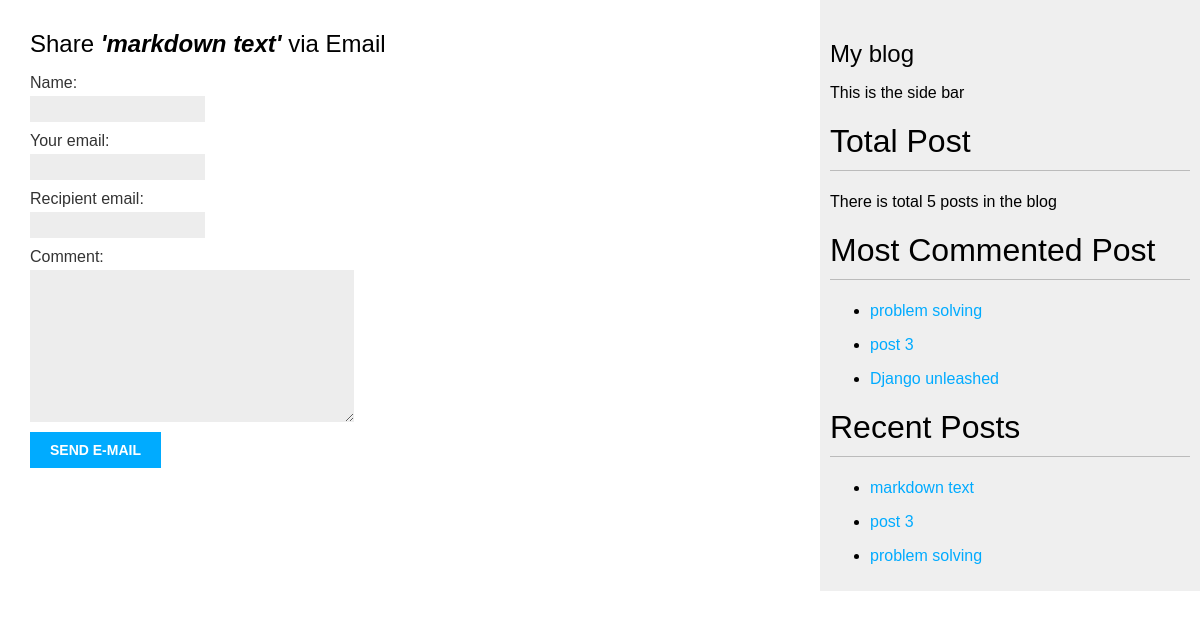
Page /7/share/ on the committed database.
### blog/models.py (models this page shows, shortened)
class Post(models.Model):
    STATUS_CHOICES = (
        ('draft', 'Draft'),
        ('published', 'Published')
    )
    title = models.CharField(max_length=250)
    slug = models.SlugField(max_length=250,
                            unique_for_date='publish')
    author = models.ForeignKey(User, on_delete=models.CASCADE,
                               related_name='blog_post')
    body = models.TextField()
    publish = models.DateTimeField(default=timezone.now)
    created = models.DateTimeField(auto_now_add=True)
    updated = models.DateTimeField(auto_now=True)
    status = models.CharField(max_length=10,
                              choices=STATUS_CHOICES,
                              default='draft')
    class Meta:
        ordering = ('-publish',)
    objects = models.Manager()  # default manager
    published = PublishedManager()
    tags = TaggableManager()
    def get_absolute_url(self):
        return reverse('blog:post_detail',
                       args=[self.publish.year,
                             self.publish.month,
                             self.publish.day,
                             self.slug])

### blog/views.py (the view, shortened to what this page needs)
# urls.py: path('<int:post_id>/share/', views.share, name='share_post')
def share(request, post_id):
    print(credentials.USER)
    post = get_object_or_404(Post, id=post_id, status='published')
    sent = False
    if request.method == 'GET':
        form = emailForm()
    return render(request, 'blog/post/share_email.html', {'form': form, 'post': post, 'sent': sent})

### blog/forms.py
class emailForm(forms.Form):
    name = forms.CharField(max_length=20)
    your_email = forms.EmailField()
    recipient_email = forms.EmailField()
    comment = forms.CharField(required=False, widget=forms.Textarea)

### blog/models.py (called while the page is built)
    def get_queryset(self):
        return super(PublishedManager, self).get_queryset().filter(status='published')

### blog/templatetags/blog_tags.py (called while the page is built)
@register.simple_tag
def count_posts():
    total_posts = Post.published.count()
    return total_posts

@register.simple_tag
def most_commented_posts(count=5):
    return Post.published.annotate(most_commented=Count('comment')).order_by('-most_commented')[:count]

@register.inclusion_tag('blog/post/recent_posts.html')  # a template
def recent_posts(count=5):
    recent_posts = Post.published.all().order_by('-updated')[:count]
    return {'recent_posts': recent_posts}  # a context

### blog/templates/blog/post/share_email.html (shortened to what this page needs)
{% extends 'blog/base.html' %}
{% block content %}
{% if sent %}
<h1>You mail has been sent sucessfully!</h1>
Your recommendation for '<b><i>{{ post.title }}</i></b>'' has successfully sent to
<b>{{ form.cleaned_data.recipient_email}}</b>
Thanks for staying with us!
{% else %}
<h2>Share <i><b>'{{ post.title }}'</b></i> via Email</h2>
<form method="POST">
    {{ form.as_p }}
    <input type="submit" value="Send e-mail">
</form>
{% endif %}
{% endblock %}

### blog/templates/blog/base.html (shortened to what this page needs)
{% load blog_tags %}
{% load static %}
<!DOCTYPE html>
<html lang="en">
<head>
  <link rel="stylesheet" href="{% static "blog/css/blog.css" %}">
</head>
<body>
  <div id="content">{% block content %} {% endblock %}</div>
  <div id="sidebar">
    <h2>My blog</h2>
    <p>This is the side bar</p>
    <h1>Total Post</h1>
    There is total {% count_posts %} posts in the blog
    <h1>Most Commented Post</h1>
    {% most_commented_posts 3 as most_commented_post %}
    {% for post in most_commented_post %}
    <ul>
      <li> <a href="{{ post.get_absolute_url }}">{{ post.title }}</a> </li>
    </ul>
    {% endfor %}
    {% recent_posts 3 %}
  </div>
</body>
</html>

### blog/templates/blog/post/recent_posts.html
<h1>Recent Posts </h1>
{% for post in recent_posts %}
<ul>
    <li> <a href="{{ post.get_absolute_url }}">{{ post.title }}</a></li>
</ul>
{% endfor %}

### blog/static/blog/css/blog.css (style rules this page uses)
body { margin: 0; padding: 0; font-family: helvetica, sans-serif; }
a { color: #00abff; text-decoration: none; }
h1 { font-weight: normal; border-bottom: 1px solid #bbb; padding: 0 0 10px 0; }
h2 { font-weight: normal; margin: 30px 0 0; }
#content { float: left; width: 60%; padding: 0 0 0 30px; }
#sidebar { float: right; width: 30%; padding: 10px; background: #efefef; height: 100%; }
label { float: left; clear: both; color: #333; margin-bottom: 4px; }
input, textarea { clear: both; float: left; margin: 0 0 10px; background: #ededed; border: 0; padding: 6px 10px; font-size: 12px; }
input[type="submit"] { font-weight: bold; background: #00abff; color: #fff; padding: 10px 20px; font-size: 14px; text-transform: uppercase; }

### rows in the picture
Post: title "markdown text"
Post: title "problem solving"
Post: title "post 3"
Post: title "Django unleashed"
